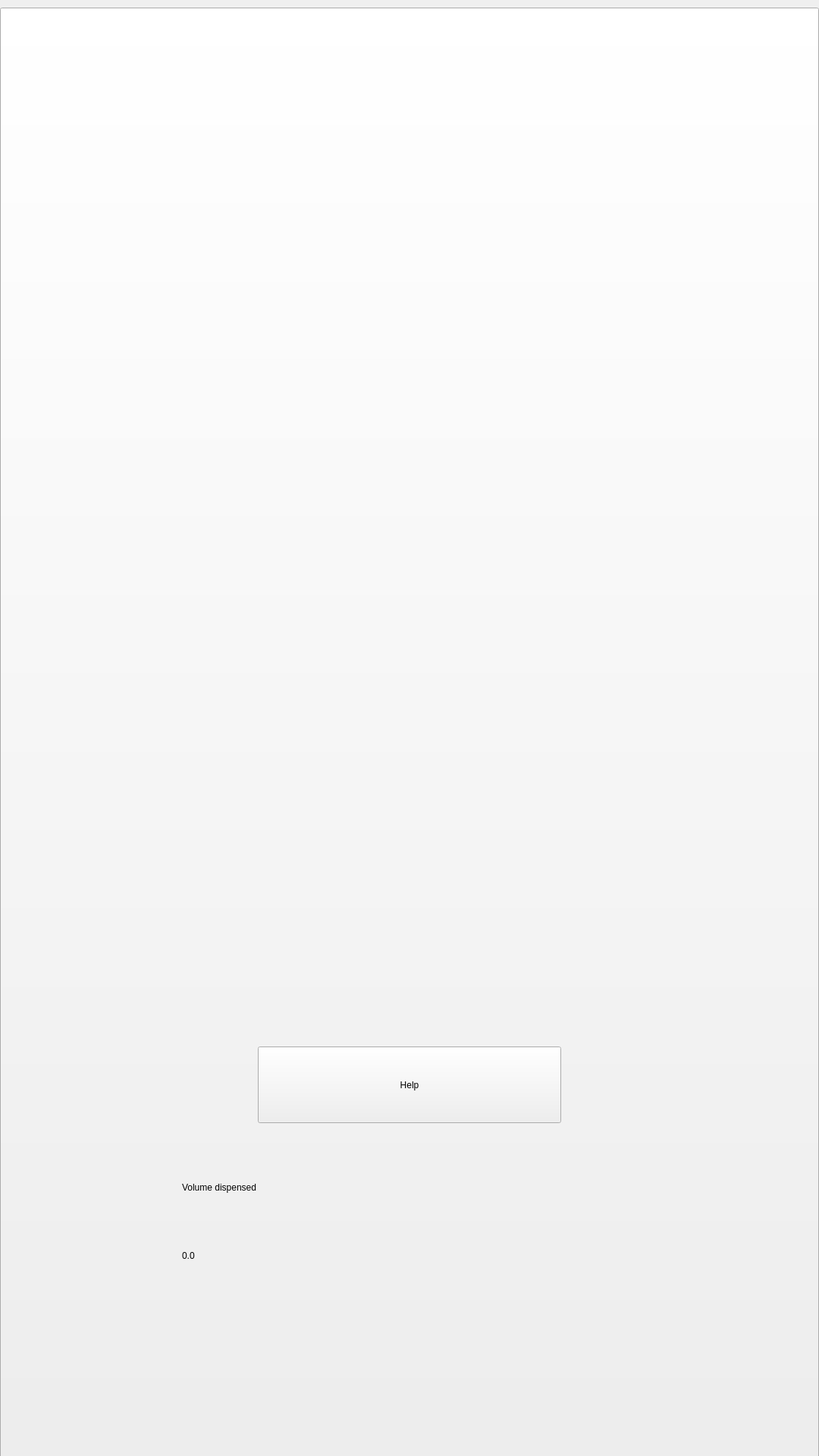
<?xml version="1.0" encoding="UTF-8"?>
<ui version="4.0">
 <class>page_end</class>
 <widget class="QWidget" name="page_end">
  <property name="geometry">
   <rect>
    <x>0</x>
    <y>0</y>
    <width>1080</width>
    <height>1920</height>
   </rect>
  </property>
  <property name="windowTitle">
   <string>Form</string>
  </property>
  <widget class="QPushButton" name="pushButton_to_idle">
   <property name="geometry">
    <rect>
     <x>0</x>
     <y>10</y>
     <width>1080</width>
     <height>1920</height>
    </rect>
   </property>
   <property name="autoFillBackground">
    <bool>false</bool>
   </property>
   <property name="styleSheet">
    <string notr="true">background-image: url(/home/df-admin/production/references/7_background_thank_you.png);</string>
   </property>
   <property name="text">
    <string/>
   </property>
  </widget>
  <widget class="QLabel" name="label_message">
   <property name="geometry">
    <rect>
     <x>110</x>
     <y>590</y>
     <width>841</width>
     <height>420</height>
    </rect>
   </property>
   <property name="text">
    <string/>
   </property>
   <property name="alignment">
    <set>Qt::AlignBottom|Qt::AlignLeading|Qt::AlignLeft</set>
   </property>
  </widget>
  <widget class="QLabel" name="label_client_logo">
   <property name="geometry">
    <rect>
     <x>370</x>
     <y>1710</y>
     <width>351</width>
     <height>211</height>
    </rect>
   </property>
   <property name="text">
    <string/>
   </property>
  </widget>
  <widget class="QLabel" name="label_message_2">
   <property name="geometry">
    <rect>
     <x>0</x>
     <y>1020</y>
     <width>1081</width>
     <height>480</height>
    </rect>
   </property>
   <property name="text">
    <string/>
   </property>
  </widget>
  <widget class="QLabel" name="label_manufacturer_logo">
   <property name="geometry">
    <rect>
     <x>300</x>
     <y>250</y>
     <width>471</width>
     <height>331</height>
    </rect>
   </property>
   <property name="text">
    <string/>
   </property>
  </widget>
  <widget class="QPushButton" name="pushButton_contact">
   <property name="geometry">
    <rect>
     <x>340</x>
     <y>1380</y>
     <width>400</width>
     <height>101</height>
    </rect>
   </property>
   <property name="maximumSize">
    <size>
     <width>16777214</width>
     <height>16777215</height>
    </size>
   </property>
   <property name="toolTipDuration">
    <number>-10</number>
   </property>
   <property name="text">
    <string>Help</string>
   </property>
   <property name="icon">
    <iconset>
     <normaloff>../../production/references/helpButton.png</normaloff>../../production/references/helpButton.png</iconset>
   </property>
  </widget>
  <widget class="QLabel" name="label_volume_dispensed">
   <property name="geometry">
    <rect>
     <x>240</x>
     <y>1530</y>
     <width>600</width>
     <height>71</height>
    </rect>
   </property>
   <property name="text">
    <string>Volume dispensed</string>
   </property>
  </widget>
  <widget class="QLabel" name="label_volume_dispensed_ml">
   <property name="geometry">
    <rect>
     <x>240</x>
     <y>1620</y>
     <width>600</width>
     <height>71</height>
    </rect>
   </property>
   <property name="text">
    <string>0.0</string>
   </property>
  </widget>
 </widget>
 <resources/>
 <connections/>
</ui>
